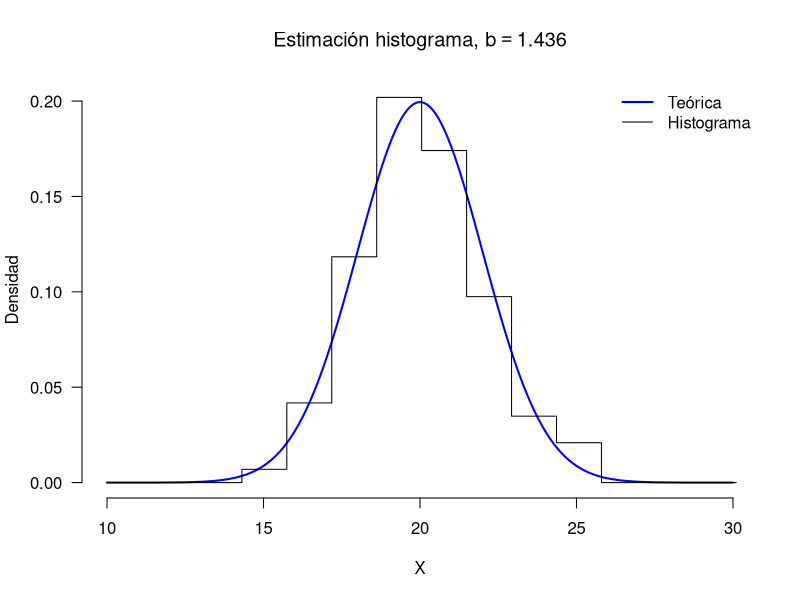
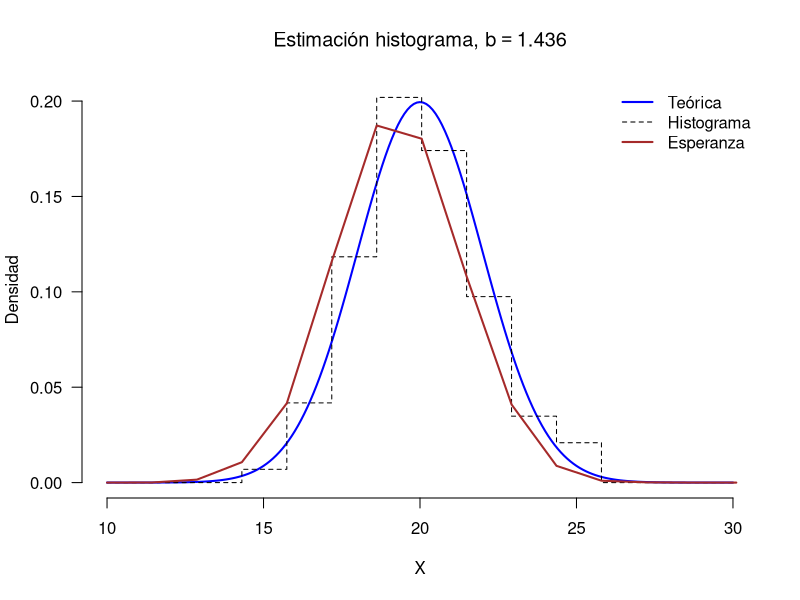
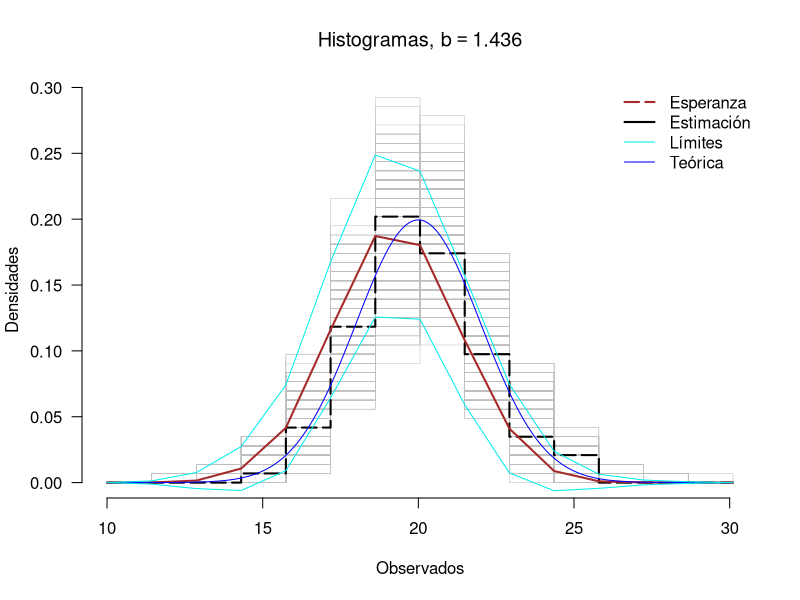
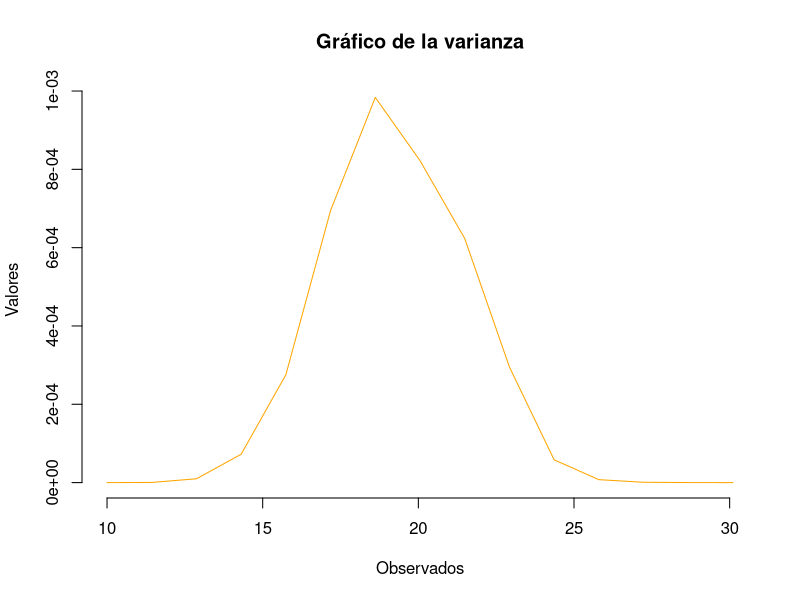
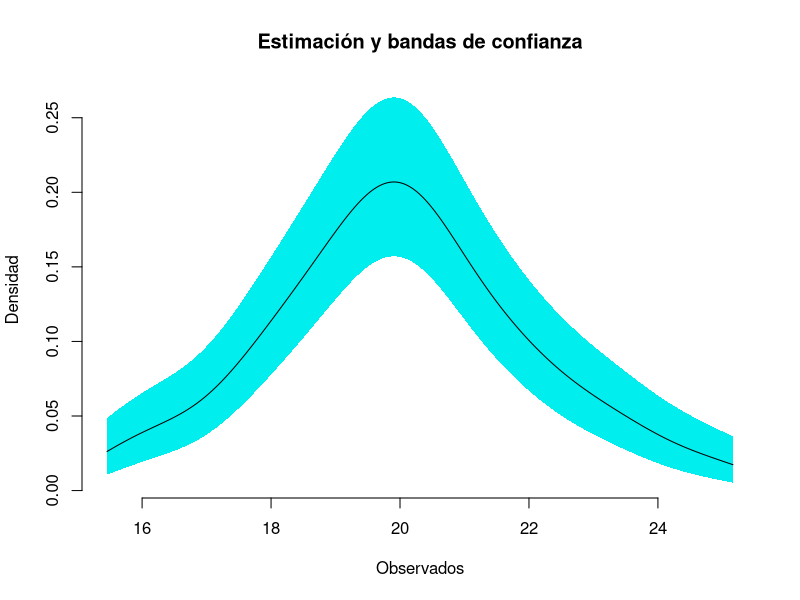
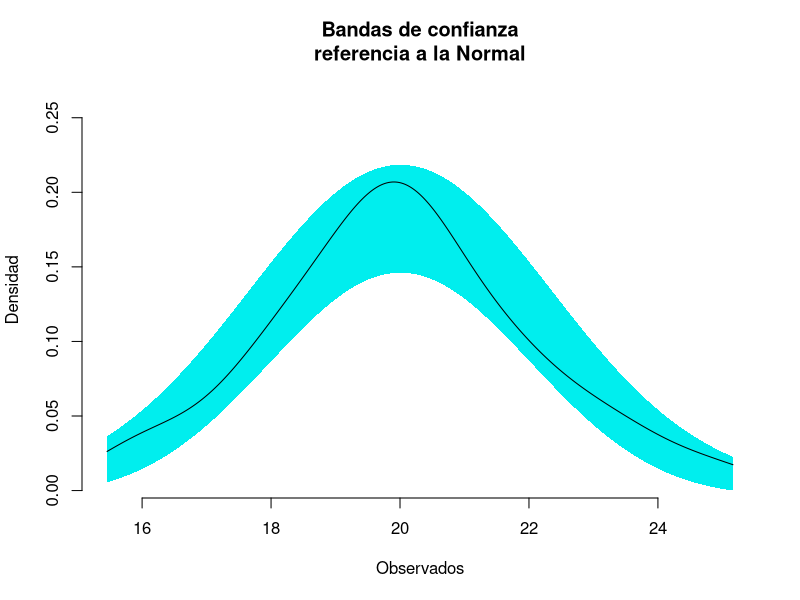
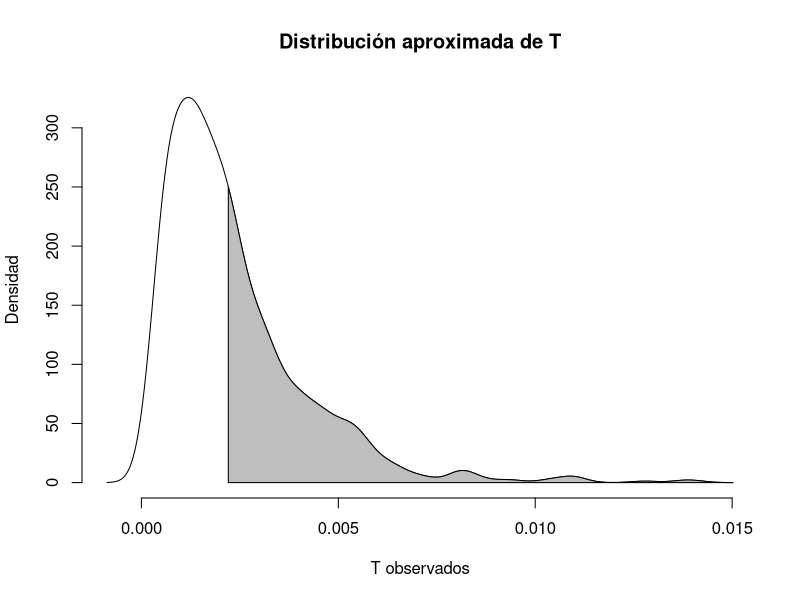
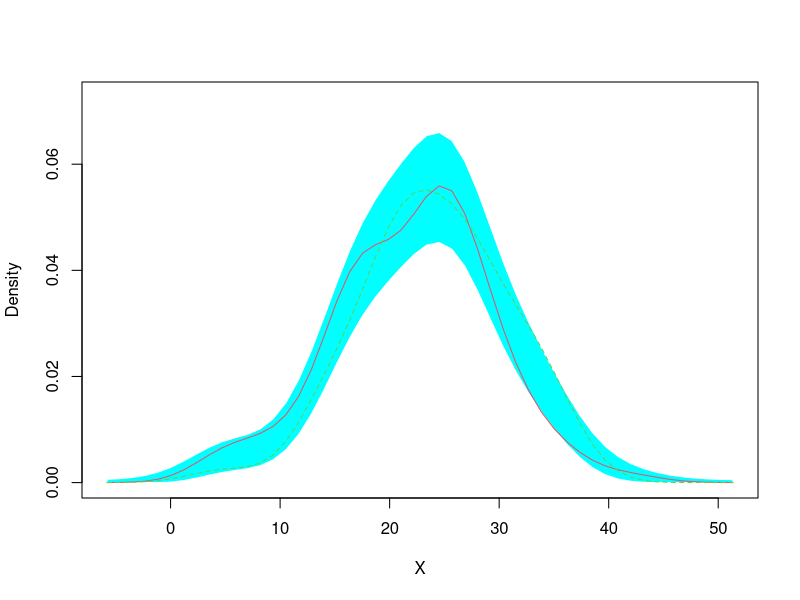

Reproduce these figures in R, in order.
## ---- chunk 1
library(sm)
## ---- chunk 2
## Ajustamos los parámetros iniciales
n <- 100                                        # Tamaño de la muestra
mu <- 20                                        # Media teórica              
sigma <- 2                                      # Desv. estándar teórica
set.seed(n)                                     # Fijamos la semilla

# Tomamos la muestra
datos <- rnorm(n = n, mean = mu, sd = sigma)    # X ~ N(20, 4)

## Estimación histograma
histograma <- hist(datos, plot = FALSE)
## ---- chunk 3
# Extraemos la estimación histograma de la densidad
densidad1 <- histograma$density

# Extraemos los conteos y los extremos de un intervalo
ni <- histograma$counts                         # Conteos en cada intervalo
cortes <- histograma$breaks[1:2]                # Los dos primeros puntos
b <- diff(cortes)/2                             # Distancia sobre 2
densidad2 <- ni / (2*n*b)                       # Calculamos la densidad
                                                
# Comparamos los vectores
all.equal(densidad1, densidad2)                 # Hacemos la comparación
## ---- chunk 4
# Inicio de las simulaciones
N <- 500                                        # Cantidad de simulaciones
muestras <- matrix(0, nrow = n, ncol = N)       # Guardamos 500 muestras de tamaño 100
b0s <- NULL                                     # Almacenamos los b's 
                                                
for(i in 1:N)
{
    muestras[, i] <- rnorm(n, mean = mu, sd = sigma)    # Toma de la muestra
    cuartiles <- quantile(muestras[, i],                # Primer y tercer cuartil
                          probs = c(1, 3)/4, names = FALSE)
    RICs <- diff(cuartiles)                             # Rango intercuartílico
    sigmas_hat <- min(RICs / 1.35, sd(muestras[, i]))   
    b0s[i] <- 3.491 * sigmas_hat * n^(-1/3)             # b'óptimo de cada muestra
}

# Cálculo del b óptimo como promedio de todos los b's
( b_Optimo <- mean(b0s) )

# b óptimo obtenido de la muestra
RIC_datos <- diff(quantile(datos, probs = c(1, 3)/4, names = FALSE))
sigma_hat <- min(RIC_datos / 1.35, sd(datos))
3.491 * sigma_hat * n^(-1/3)
## ---- chunk 5
# A 5 desviaciones estándar (de la media), en una normal, estará el 99%
lImites <- mu + c(-1, 1) * 5 * sigma

# Extremos de los intervalos
puntos <- seq(from = lImites[1], to = lImites[2] + 1, by = b_Optimo)

# Histograma con el ancho de banda óptimo
Hist <- hist(datos, breaks = puntos, plot = FALSE)

# Curva teórica
rango <- seq(from = lImites[1], to = lImites[2], by = 0.1)
plot(x = rango, y = dnorm(rango, mu, sigma), frame = FALSE, 
     xlab = "X", ylab = "Densidad", type = "l", las = 1, 
     lwd = 2, ylim = c(0, max(Hist$density)), col = "blue", 
     main = bquote("Estimación histograma, b" == .(round(b_Optimo, 3))))

# Gráfico del histograma
lines(x = puntos, y = c(Hist$density, 0), type = "s")

# Leyenda
legend(x = "topright", lwd = 2:1, col = c("blue", "black"), 
       legend = c("Teórica", "Histograma"), bty = "n")
## ---- chunk 6
# Obtenemos los histogramas de cada muestra
histogramas <- apply(muestras, 2, function(k){
                         c(hist(k, breaks = puntos, plot = FALSE)$density, 0)
                     })
E_fh <- apply(histogramas, 1, mean)             # Valor esperado
Sd_fh <- apply(histogramas, 1, sd)              # Desviación estándar

plot(x = rango, y = dnorm(rango, mu, sigma), frame = FALSE, 
     xlab = "X", ylab = "Densidad", type = "l", las = 1, 
     lwd = 2, ylim = c(0, max(Hist$density)), col = "blue", 
     main = bquote("Estimación histograma, b" == .(round(b_Optimo, 3))))

# Gráfico del histograma
lines(x = puntos, y = c(Hist$density, 0), type = "s", lty = 2)

# Esperanza
lines(x = puntos, y = E_fh, col = "brown", lwd = 2, type = "l")

# Leyenda
legend(x = "topright", lwd = c(2, 1, 2), col = c("blue", "black", "brown"), 
       legend = c("Teórica", "Histograma", "Esperanza"), bty = "n",
       lty = c(1, 2, 1))
## ---- chunk 7
# Todos los histogramas obtenidos
matplot(x = puntos, y = histogramas, type = "s", las = 1,
        col = "gray", lty = 1, frame = FALSE, lwd = 0.5, 
        xlab = "Observados", ylab = "Densidades",
        main = bquote("Histogramas, b" == .(round(b_Optimo, 3))))

# El histograma de la muestra inicial
lines(x = puntos, y = c(Hist$density, 0), col = "black", 
      lwd = 2, type = "s", lty = 5)

# Valor esperado
lines(x = puntos, y = E_fh, col = "brown", lwd = 2, type = "l")

# Estimación teórica
lines(rango, dnorm(rango, mean = mu, sd = sigma), col = "blue")

# "Bandas de confianza"
matlines(x = puntos, y = cbind(E_fh - 1.96 * Sd_fh, 
                               E_fh + 1.96 * Sd_fh), 
         type = "l", col = "cyan2", lty = 1, lwd = 1)

# Leyenda
legend(x = "topright", bty = "n", col = c("brown", "black", "cyan2", "blue"),
       lwd = rep(2:1, each = 2), lty = c(5, 1, 1, 1),
       legend = c("Esperanza", "Estimación", "Límites", "Teórica"))
## ---- chunk 8
# Gráfico de la varianza
plot(x = puntos, y = Sd_fh^2, main = "Gráfico de la varianza", frame = FALSE, 
     xlab = "Observados", ylab = "Valores", type = "l", col = "orange")
## ---- chunk 9
h_Silverman <- 0.9 * sigma_hat * n^(-1/5) 
## ---- chunk 10
( MISE <- 1/(2*n*h_Silverman*sqrt(pi)) + 3*h_Silverman^4/(32*sd(datos)^5*sqrt(pi)) )
## ---- chunk 11
# Estimamos la densidad de los datos originales
densidad_hSilver <- density(datos, bw = h_Silverman, kernel = "gaussian",
                            n = 512, from = min(datos), to = max(datos))

f_x1 <- densidad_hSilver$y[1]
## ---- chunk 12
# Construimos el intervalo con alpha = 0.05
alpha <- 0.05                   # Nivel de significancia
z_c <- qnorm(1 - alpha/2)       # Cuantil de la normal

R_k <- (2*sqrt(pi))^(-1)

(sqrt(f_x1) + c(-1, 1) * z_c * sqrt(R_k/(4*n*h_Silverman)))^2
## ---- chunk 13
# La desviación estándar ya la habíamos calculado con anterioridad
mu_est <- mean(datos)                       # Media estimada
h_normal <- 1.059 * sigma_hat * n^(-1/5)    # h estimado
## ---- chunk 14
# Estimación kernel con el h de referencia Normal
densidad_hNormal <- density(datos, bw = h_normal, kernel = "gaussian",
                            n = 512, from = min(datos), to = max(datos))

f_xn <- densidad_hNormal$y[512]         # Estmación de E[f(xn)]
V_fxn <- (dnorm(0, 0, sd = sqrt(2*h_normal^2)) * 
          dnorm(max(datos), mu_est, 
                sd = sqrt(sd(datos)^2 + h_normal^2/2)) - 
          dnorm(max(datos), mu_est, 
                sd = sqrt(sd(datos)^2 + h_normal^2))^2)/n
## ---- chunk 15
f_xn + c(-1, 1) * 2.575 * sqrt(V_fxn)
## ---- chunk 16
# Bandas de referencia
x_obs <- densidad_hNormal$x
y_dens <- densidad_hNormal$y

band_inf <- (sqrt(y_dens) - z_c * sqrt(R_k/(4*n*h_normal)))^2
band_sup <- (sqrt(y_dens) + z_c * sqrt(R_k/(4*n*h_normal)))^2


# Gráfico de la densidad
plot(x = x_obs, y = y_dens, type = "n", frame = FALSE,
     ylim = c(min(band_inf), max(band_sup)), lwd = 2,
     xlab = "Observados", ylab = "Densidad", 
     main = "Estimación y bandas de confianza")

polygon(x = c(x_obs, x_obs[512:1]), border = NA, 
        y = c(band_inf, band_sup[512:1]), col = "cyan2")

lines(x = x_obs, y = y_dens)
# Agregamos las líneas de la densidad
# matlines(x = x_obs, y = cbind(band_inf, band_sup), col = "cyan2",
#          lwd = 2, lty = 1)
## ---- chunk 17
# Bandas de referencia a la normal
E_fx <- dnorm(x_obs, mean = mu_est, 
              sd = sqrt(var(datos) + h_normal^2))
V_fx <- (dnorm(0, 0, sd = sqrt(2*h_normal^2)) * 
         dnorm(x_obs, mean = mu_est, 
               sd = sqrt(var(datos) + h_normal^2/2)) - 
         dnorm(x_obs, mean = mu_est, 
               sd = sqrt(var(datos) + h_normal^2))^2)/n

band_infN <- E_fx - qnorm(0.975)*sqrt(V_fx)
band_supN <- E_fx + qnorm(0.975)*sqrt(V_fx)

# Gráfico de la densidad
plot(x = x_obs, y = y_dens, type = "n", frame = FALSE,
     ylim = c(min(band_inf), max(band_sup)), lwd = 2,
     xlab = "Observados", ylab = "Densidad", 
     main = "Bandas de confianza\nreferencia a la Normal")

polygon(x = c(x_obs, x_obs[512:1]), border = NA, 
        y = c(band_infN, band_supN[512:1]), col = "cyan2")

lines(x = x_obs, y = y_dens)
## ---- chunk 18
set.seed(7)             # Fijamos la semilla

T_obs <- nise(datos)    # T observado
num_sim <- 1000         # Número de simulaciones

T_simul <- replicate(num_sim, expr = nise(rnorm(n)))
( pval <- sum(T_simul > T_obs)/num_sim )

# Graficamos la distribución asociada

densidad_t <- density(T_simul)
d_x <- densidad_t$x
d_y <- densidad_t$y

plot(d_x, d_y, frame = FALSE, type = "l",
     main = "Distribución aproximada de T", 
     xlab = "T observados", ylab = "Densidad")

# Graficamos el valor-p
x_indice <- d_x[d_x > T_obs]
y_indice <- d_y[d_x > T_obs]

polygon(x = c(x_indice[1], x_indice), #border = "",
        y = c(0, y_indice), col = "gray")
## ---- chunk 19
# Fijamos la semilla
set.seed(31416)

X <- rnorm(200, mean = 23, sd = 7)      # Hacemos la toma de las muestras
grupo <- rep(paste0("g", 1:2),          # Creamos los respectivos grupos
             each = 100)
sm.density.compare(x = X, group = grupo, model = "equal")
## ---- chunk 20
# Fijamos la semilla
set.seed(31416)

X <- c(rnorm(102, 17, 2), rnorm(98, 17, 3)) 
grupo <- rep(paste0("g", 1:2), c(102, 98))
sm.density.compare(x = X, group = grupo, model = "equal")
## ---- chunk 21
# Gráfico de la distribución teórica
mu1 <- -1
mu2 <- 1
sd <- 0.3

x <- seq(-3, 3, by = 0.05)          # Rango de valores
y <- dnorm(x, mu1, sd = sd) +     # Parecen suma de normales :v
    dnorm(x, mu2, sd = sd)

set.seed(6)
x1 <- rnorm(5, mu1, sd = sd)
x2 <- rnorm(5, mu2, sd = sd)

plot(x, y, type = "l", main = "Figura 1", frame = FALSE)

X <- c(x1, x2)
# Agregamos los puntos de las simulaciones
points(x = X, y = rep(0, length(X)), pch = 19, cex = 0.5)

# Ancho de banda
bw <- 0.3
d_k <- sapply(X, function(k) dnorm(k-x, 0, sd = bw))

alturas <- apply(d_k, 2, max)
matlines(x = x, y = d_k/5, lty = 3, col = "gray0")

segments(x0 = X, y0 = rep(0, 10), x1 = X, y1 = alturas/5)
apply(d_k, 1, sum) / 5 -> estimaciOn

lines(x, estimaciOn, lty = 5, col = "gray0")
